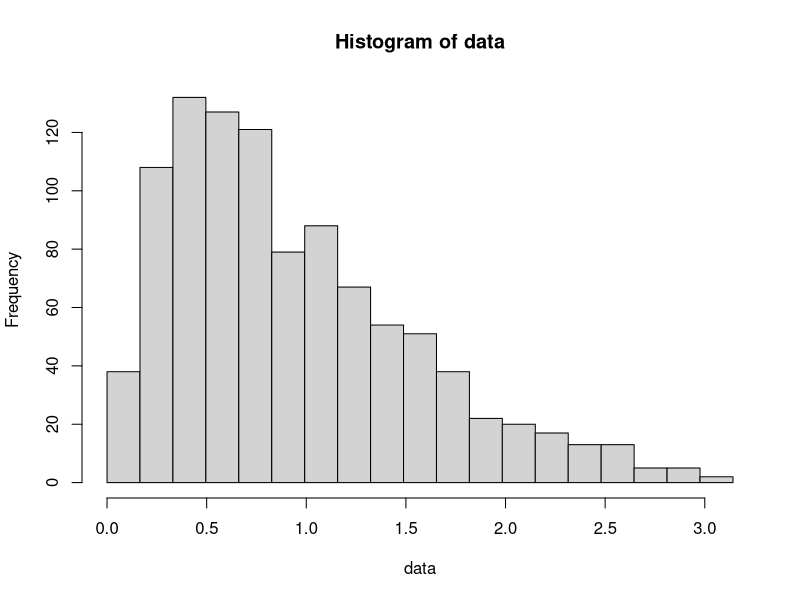
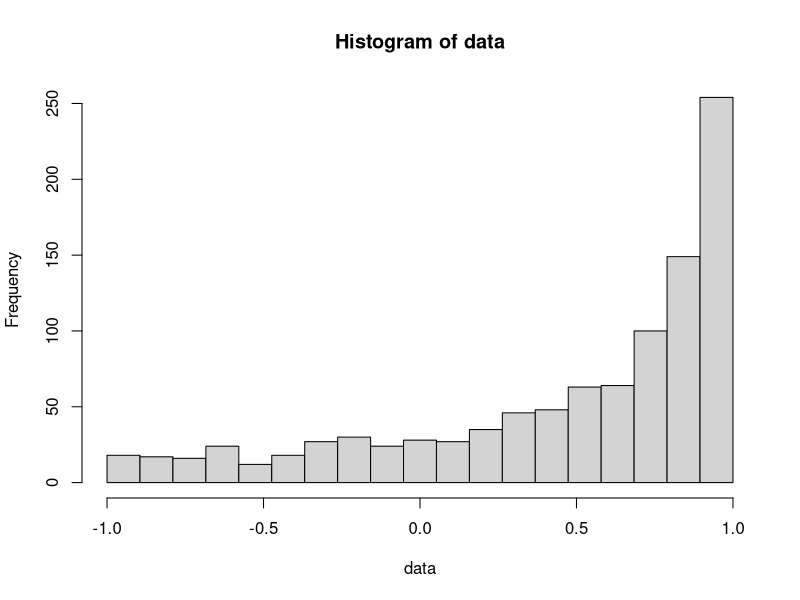
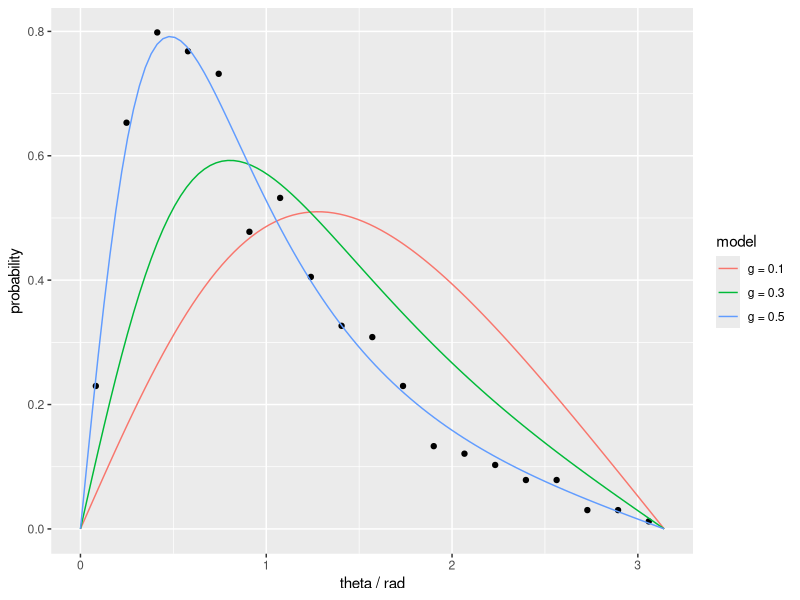
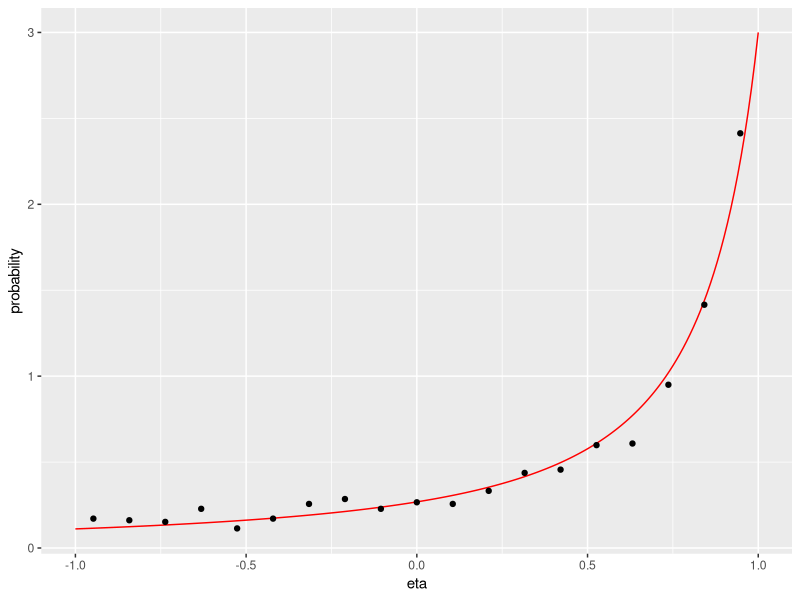

Source code (R) for these figures, in order:
library('ggplot2')
ntests = 1000

# part 1
scatter_prb <- function(theta, g){
    1/(4*pi)*(1-g^2)/(1+g^2-2*g*cos(theta))^(3/2)
}

xdata = seq(0, pi, length.out=100)

data = sample(xdata,ntests,rep=TRUE,prob=2*pi*sin(xdata)*scatter_prb(xdata, .5))
h = hist(data, breaks=seq(0,pi, length.out=20))
h = data.frame(
    matrix(
        c(h$mids, h$density),
        ncol=2,
        dimnames=list(NULL,c('mids', 'density'))
        )
    )

exp_data = list()
for (i in 1:3) {
    g = i*.2-.1
    exp_data[[i]] = data.frame(matrix(
        c(xdata,2*pi*sin(xdata)*scatter_prb(xdata, g)),
        ncol=2,
        dimnames=list(NULL, c('x','y'))
    ))
    exp_data[[i]]$model = paste('g =', g)
}

exp_data = rbind(exp_data[[1]], exp_data[[2]], exp_data[[3]])

ggplt = ggplot() + xlab('theta / rad') + ylab('probability')
ggplt = ggplt + geom_point(data=h, aes(x=mids, y=density))
ggplt = ggplt + geom_line(data=exp_data, aes(x=x, y=y, group=model, col=model))
ggsave('6-2_scatter_prob_b.png', height=1080/300, width=1920/300)

#mean and variance
paste('theta_mean = ', mean(data))
paste('theta_var  = ', var(data))

# part 2
scatter_eta <- function(eta, g){
    2*pi*scatter_prb(acos(eta),g)
}

xdata = seq(-1,1,.01)
data = sample(xdata,ntests,rep=TRUE,prob=scatter_eta(xdata,.5))
h = hist(data, breaks=seq(-1,1, length.out=20))

dat2h = data.frame(
    matrix(
        c(h$mids, h$density),
        ncol=2,
        byrow=F,
        dimnames=list(NULL, c('hx', 'hy'))
        )
    )

dat2e = data.frame(
    matrix(
        c(xdata, scatter_eta(xdata, .5)),
        ncol=2,
        dimnames=list(NULL, c('dx', 'dy'))
        )
    )
gplt2 = ggplot() + xlab('eta') + ylab('probability')
gplt2 = gplt2 + geom_line(data = dat2e, aes(x=dx, y=dy, group='PDF'), colour='#ff0000')
gplt2 = gplt2 + geom_point(data = dat2h, aes(x=hx, y=hy, group='samples'))
ggsave('6-2_scatter_eta_b.png', width=1920/300, height=1080/300)
